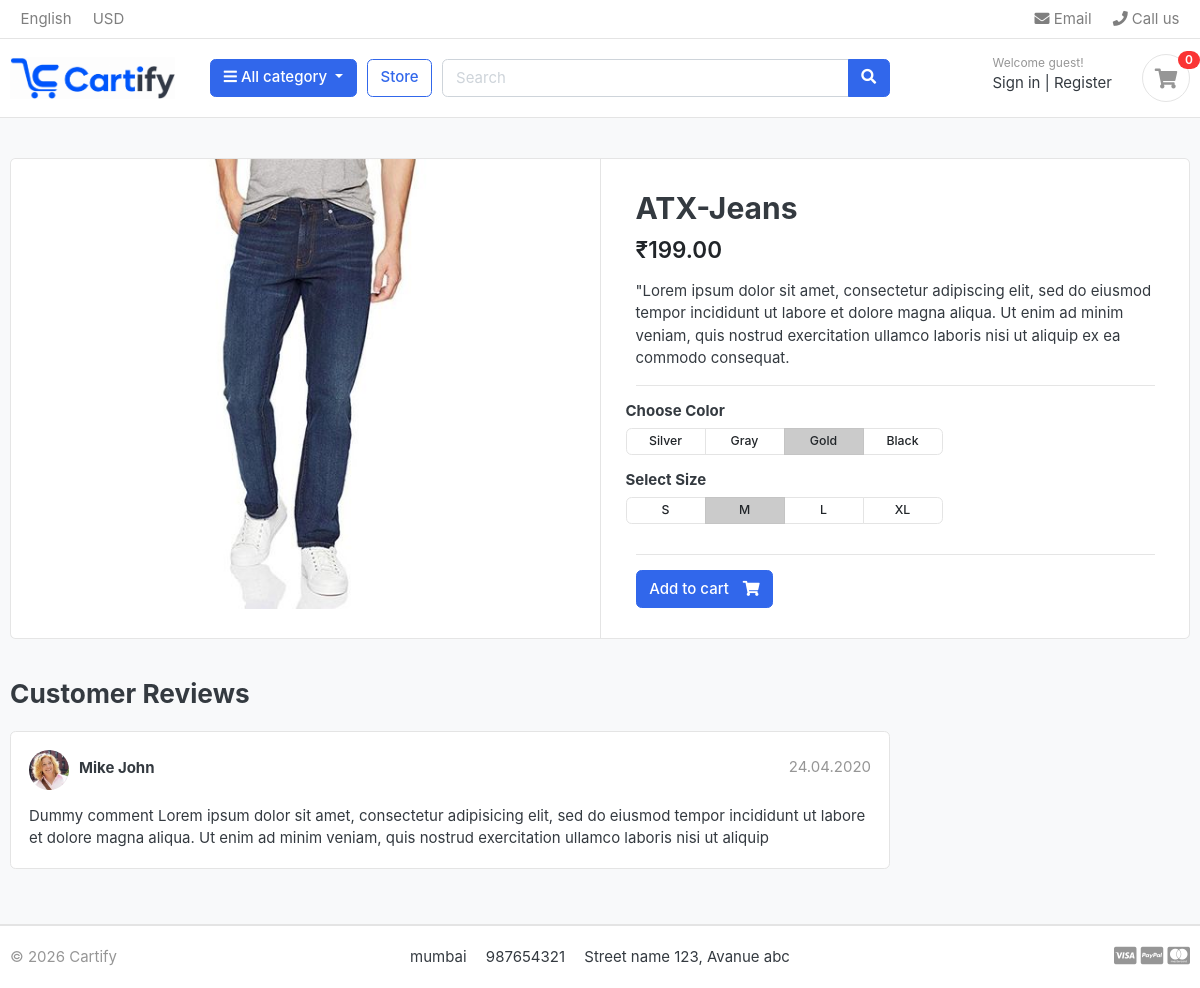
Page /store/jeans/atx-jeans/ on the committed database.
### store/models.py (models this page shows, shortened)
class Product(models.Model):
    product_name = models.CharField(max_length=200, unique=True)
    slug = models.SlugField(max_length=200, unique=True)
    description = models.TextField(max_length=500, blank = True)
    price = models.DecimalField(max_digits=10, decimal_places=2)
    images = models.ImageField(upload_to='photos/products')
    stock = models.IntegerField()
    is_available = models.BooleanField(default=True)
    category = models.ForeignKey(Category, on_delete=models.CASCADE)
    created_at = models.DateTimeField(auto_now_add=True)
    modified_at = models.DateTimeField(auto_now=True)

### store/views.py (the view)
# urls.py: path('<slug:category_slug>/<slug:product_slug>/', views.product_detail, name='product_detail'),
def product_detail(request, category_slug , product_slug):
    try:
        single_product = Product.objects.get(category__slug = category_slug , slug = product_slug)
    except Exception as e:
        raise e
    context = {
        'single_product': single_product,
    }
    return render(request, 'store/product_detail.html',context)

### category/context_processors.py (called while the page is built)
def menu_links(request):
    links = Category.objects.all()
    return dict(links=links)

### category/models.py (called while the page is built)
    def get_url(self):
        return reverse('products_by_category',args =[self.slug])

### templates/store/product_detail.html
{% extends 'base.html' %}
{% block content %}
{% load static %}
<section class="section-content padding-y bg">
<div class="container">
<div class="card">
	<div class="row no-gutters">
		<aside class="col-md-6">
<article class="gallery-wrap">
	<div class="img-big-wrap">
	   <a href="#"><img src="{{single_product.images.url}}"></a>
	</div>
</article>
		</aside>
		<main class="col-md-6 border-left">
<article class="content-body">
<h2 class="title">{{single_product.product_name}}</h2>
<div class="mb-3">
	<var class="price h4">₹{{single_product.price}}</var>
</div>
<p>{{single_product.description}}</p>
<hr>
	<div class="row">
		<div class="item-option-select">
			<h6>Choose Color</h6>
			<div class="btn-group btn-group-sm btn-group-toggle" data-toggle="buttons">
			  <label class="btn btn-light">
			    <input type="radio" name="radio_color"> Silver
			  </label>
			  <label class="btn btn-light">
			    <input type="radio" name="radio_color" > Gray
			  </label>
			  <label class="btn btn-light active">
			    <input type="radio" name="radio_color checked"> Gold
			  </label>
			  <label class="btn btn-light">
			    <input type="radio" name="radio_color"> Black
			  </label>
			</div>
		</div>
	</div>
	<div class="row">
		<div class="item-option-select">
			<h6>Select Size</h6>
			<div class="btn-group btn-group-sm btn-group-toggle" data-toggle="buttons">
			  <label class="btn btn-light">
			    <input type="radio" name="radio_color"> S
			  </label>
			  <label class="btn btn-light active">
			    <input type="radio" name="radio_color" checked> M
			  </label>
			  <label class="btn btn-light">
			    <input type="radio" name="radio_color"> L
			  </label>
			  <label class="btn btn-light">
			    <input type="radio" name="radio_color"> XL
			  </label>
			</div>
		</div>
	</div>
	<hr>
	<a href="./product-detail.html" class="btn  btn-primary"> <span class="text">Add to cart</span> <i class="fas fa-shopping-cart"></i>  </a>
</article>
		</main>
	</div>
</div>
<br>
<div class="row">
			<div class="col-md-9">
	<header class="section-heading">
		<h3>Customer Reviews </h3>
	</header>
	<article class="box mb-3">
		<div class="icontext w-100">
			<img src="{% static './images/avatars/avatar1.jpg' %}" class="img-xs icon rounded-circle">
			<div class="text">
				<span class="date text-muted float-md-right">24.04.2020 </span>
				<h6 class="mb-1">Mike John </h6>
			</div>
		</div>
		<div class="mt-3">
			<p>
				Dummy comment Lorem ipsum dolor sit amet, consectetur adipisicing elit, sed do eiusmod
				tempor incididunt ut labore et dolore magna aliqua. Ut enim ad minim veniam,
				quis nostrud exercitation ullamco laboris nisi ut aliquip
			</p>
		</div>
	</article> </div>
</div>
</div>
</section>
{% endblock %}

### static/css/ui.css (style rules this page uses)
html { font-family: "Inter", sans-serif; font-size: 15px; }
.content-body { flex: 1 1 auto; padding: 2rem 2.3rem; }
.img-xs, .img-sm, .img-md, .img-lg { -o-object-fit: cover; object-fit: cover; flex-shrink: 0; flex-grow: 0; }
.img-xs { width: 40px; height: 40px; }
.padding-y { padding-top: 40px; padding-bottom: 40px; }
var { font-style: normal; }
article:after, .form-group:after { display: block; clear: both; content: ""; }
.bg { background-color: #f8f9fa; }
.section-heading { margin-bottom: 20px; margin-top: 15px; }
p:last-child { margin-bottom: 0; }
.btn-light { background-color: #fff; border-color: #e4e4e4; }
.btn .text + i { margin-left: 10px; }
.icontext { display: inline-flex; align-items: center; vertical-align: middle; }
.icontext .text { width: 100%; line-height: 1.2; }
.icontext .icon { position: relative; margin-right: 10px; flex-shrink: 0; flex-grow: 0; }
.price { font-weight: 600; color: #212529; }
.box { padding: 18px; background: #fff; border-radius: 0.37rem; border: 1px solid #e4e4e4; }
.box img { max-width: 100%; }
.gallery-wrap .img-big-wrap { margin-bottom: 10px; border-radius: 0.37rem; overflow: hidden; background-color: #fff; }
.gallery-wrap .img-big-wrap a { text-align: center; display: block; }
.gallery-wrap .img-big-wrap img { height: 450px; width: auto; display: inline-block; }
.item-option-select { margin-bottom: 1rem; display: inline-block; margin-right: 15px; }
.item-option-select .btn { min-width: 80px; }

### rows in the picture
Product: images (picture), product_name "ATX-Jeans", price "199.00", description "\"Lorem ipsum dolor sit amet, consectetur adipiscing elit, sed do eiusmod tempor incididunt ut labore et dolore magna aliqua. Ut enim ad minim veniam, quis nostrud exercitation ullamco laboris nisi ut aliquip ex ea commodo consequat."
